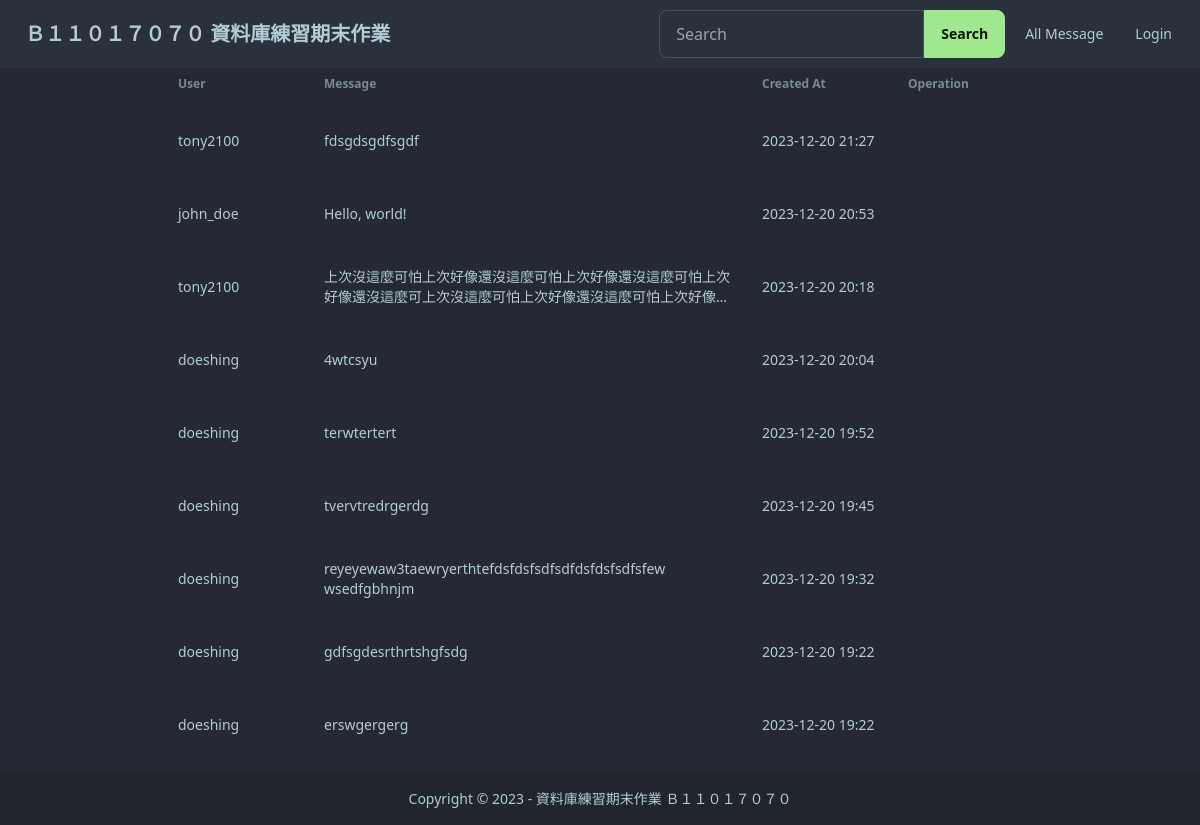
The app's page /, older data.
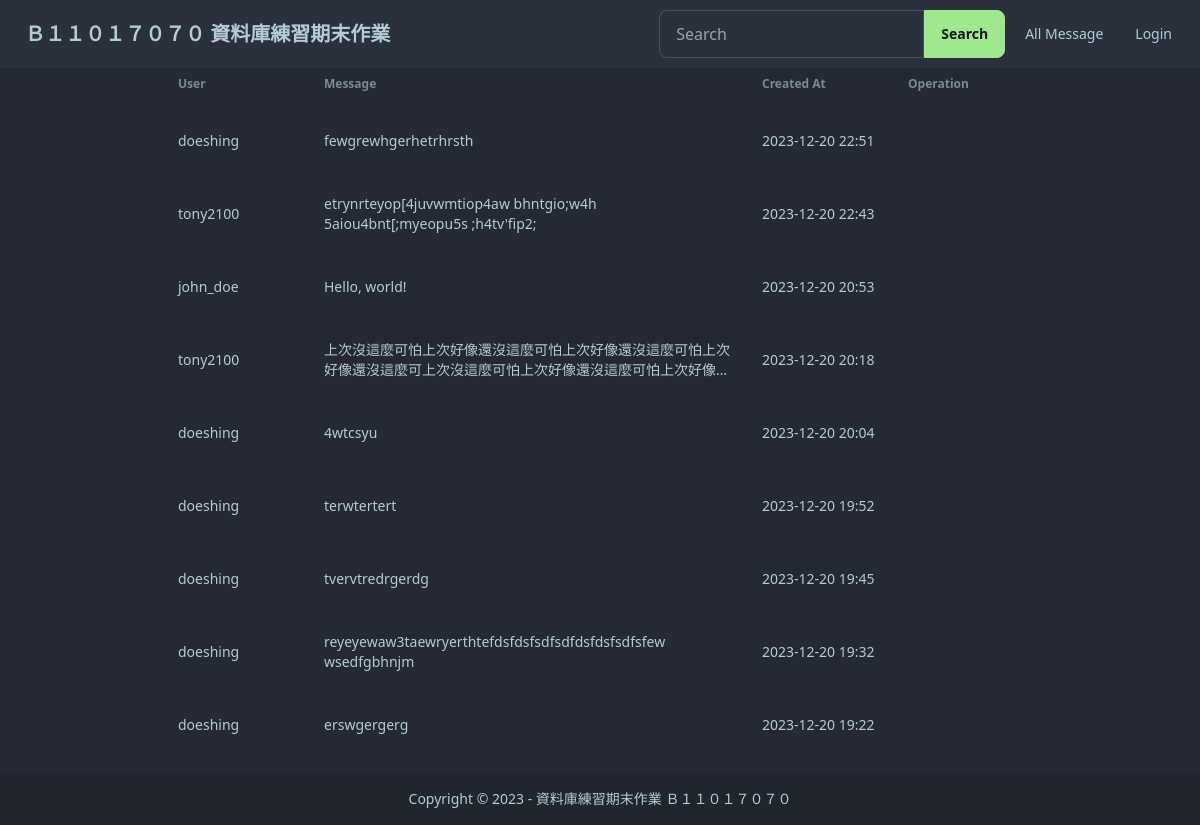
The same page, newer data.
### app/models.py (models this page shows)
class Message(models.Model):
    id = models.UUIDField(primary_key=True, default=uuid.uuid4, editable=False)
    user = models.ForeignKey(User, on_delete=models.CASCADE)
    text = models.TextField()
    created_at = models.DateTimeField(auto_now_add=True)

### app/views.py (the view)
# urls.py: path('', index),
def index(request):
    messages = Message.objects.select_related('user').all().order_by('-created_at')
    context = {
        'messages': messages,
    }
    return render(request, 'index.html', context)

### templates/index.html (shortened to what this page needs)
{% extends 'base.html' %}
{% block content %}
<div class="w-9/12 ">
    <div class="overflow-x-auto">
        <table class="table">
          <thead>
            <tr>
              <th class="w-2/12">User</th>
              <th class="w-6/12">Message</th>
              <th class="w-2/12">Created At</th>
              <th class="w-3/12">Operation</th>
            </tr>
          </thead>
          <tbody>
            {% for message in messages %}
              <tr class="bg-base-200 hover:bg-gray-600 cursor-pointer hover:text-white">
                <td class="w-2/12">{{ message.user.username }}</td>
                <td class="w-6/12">
                  <div class="line-clamp-2">
                  {{ message.text }}
                  </div>
                </td>
                <td class="w-2/12">{{ message.created_at|date:"Y-m-d H:i" }}</td>
                <td class="w-3/12 flex space-x-2">
                </td>
              </tr>
              {% empty %}
                <tr>
                    <td colspan="3">No messages found.</td>
                </tr>
              {% endfor %}
          </tbody>
        </table>
      </div>
</div>
{% endblock %}

### templates/base.html (shortened to what this page needs)
<!DOCTYPE html>
<html lang="en" data-theme="dim">
  <head>
    <script src="https://cdn.tailwindcss.com"></script>
    <link
      href="https://cdn.jsdelivr.net/npm/daisyui@4.4.20/dist/full.min.css"
      rel="stylesheet"
      type="text/css"
    />
  </head>
  <body class="p-0 m-0">
    {% include './components/header.html' %}
    <div class="flex justify-center items-center bg-base-200 py-16 px-4 min-h-screen m-0 p-0">
      {% block content %}
      {% endblock %}
    </div>
    {% include './components/footer.html' %}
  </body>
</html>

### templates/components/header.html (shortened to what this page needs)
<div class="navbar bg-base-100 fixed z-10">
  <div class="flex-1">
    <a href="/" class="btn btn-ghost text-xl"
      >Ｂ１１０１７０７０ 資料庫練習期末作業</a
    >
  </div>
  <div class="flex-none">
    <form class="form-control flex flex-row" method="POST" action="/search/">
      <input type="text" placeholder="Search" name="search" class="input input-bordered w-24 md:w-auto rounded-r-none focus:outline-none " />
      <button class="btn btn-primary rounded-l-none">Search</button>
    </form>
    <ul class="menu menu-horizontal px-1">
      <li><a href="/">All Message</a></li>
      {% if request.user.is_authenticated %}
        <li><label for="my_modal_7">New Message</label></li>
        <li><a href="/my_messages/">My Message</a></li>
        {% if request.user.is_superuser %}
          <li><a href="/admin/">Manager</a></li>
        {% endif %}
        <li><a href="{% url 'logout' %}">Logout</a></li>
      {% else %}
        <li><a href="/login/">Login</a></li>
      {% endif %}
    </ul>
  </div>
</div>

### templates/components/footer.html
<footer class="footer footer-center p-4 bg-base-300 text-base-content bottom-0 fixed">
    <aside>
        <p>Copyright © <script>document.write(new Date().getFullYear())</script> - 資料庫練習期末作業 Ｂ１１０１７０７０</p>
    </aside>
</footer>

Row changes from the older to the newer data that the page shows:
removed Message: user.username "tony2100", text "fdsgdsgdfsgdf", created_at "2023-12-20 21:27"
removed Message: user.username "doeshing", text "gdfsgdesrthrtshgfsdg", created_at "2023-12-20 19:22"
added Message: user.username "doeshing", text "fewgrewhgerhetrhrsth", created_at "2023-12-20 22:51"
added Message: user.username "tony2100", text "etrynrteyop[4juvwmtiop4aw bhntgio;w4h 5aiou4bnt[;myeopu5s ;h4tv'fip2;", created_at "2023-12-20 22:43"
